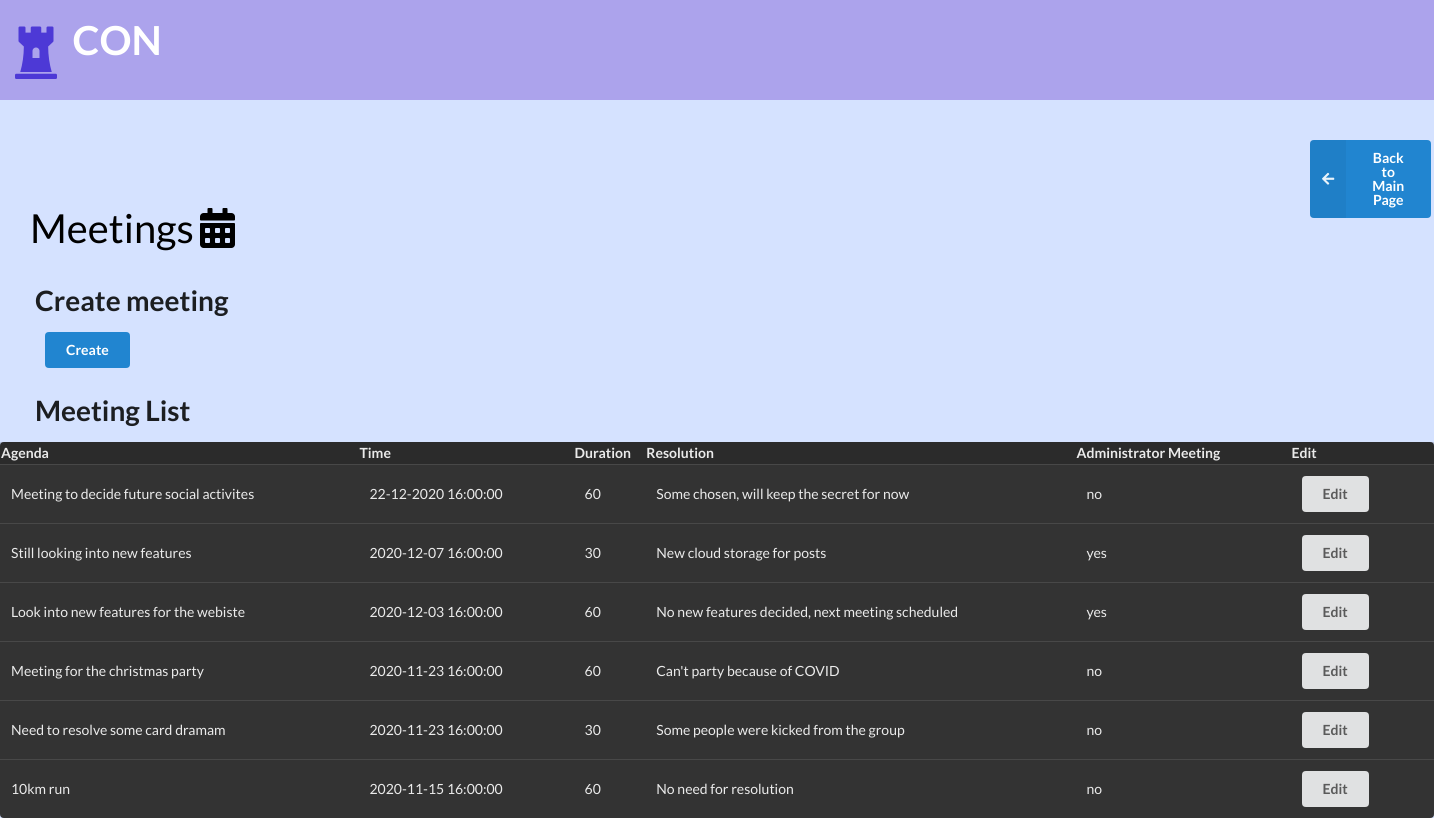
Page /lib/meeting.php (signed in) on the earlier database version.
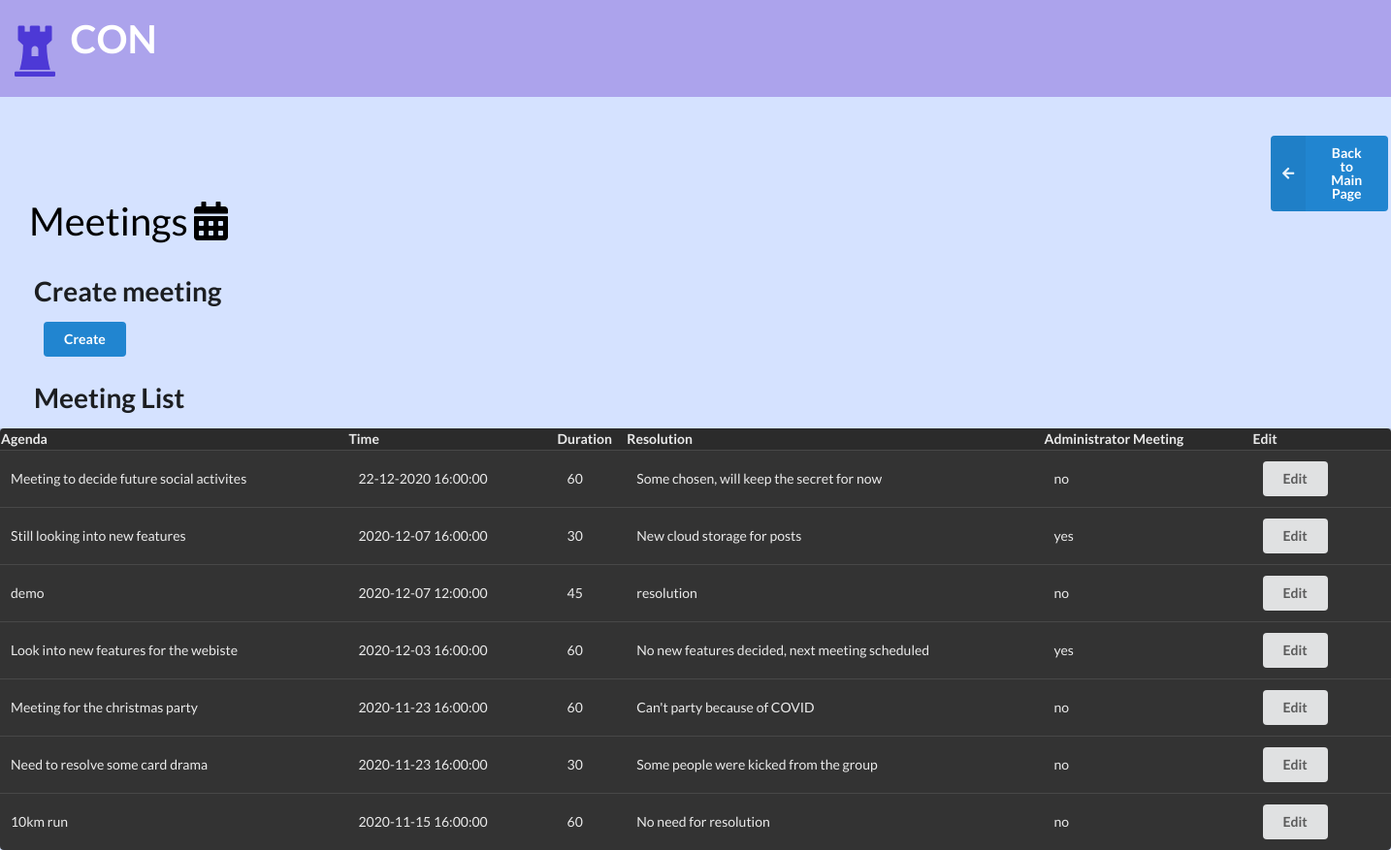
Same page on the later database version.
### tables this page shows
CREATE TABLE `meeting` (
                           `meetingID` int NOT NULL AUTO_INCREMENT,
                           `condoAssociationID` int DEFAULT NULL,
                           `administratorMeeting` tinyint(1) DEFAULT NULL,
                           `agenda` text,
                           `time` text NOT NULL,
                           `minutes` int DEFAULT NULL,
                           `resolution` text,
                           `creator` int DEFAULT NULL,
                           PRIMARY KEY (`meetingID`),
                           KEY `creator` (`creator`),
                           CONSTRAINT `meeting_ibfk_1` FOREIGN KEY (`creator`) REFERENCES `Users` (`userID`)
);

### lib/meeting.php (the view, shortened to what this page needs)
<?php
include('config.php');
?>
<!DOCTYPE html>
<html lang="en">
<head>
    <link rel="stylesheet" href="https://cdnjs.cloudflare.com/ajax/libs/semantic-ui/2.4.1/semantic.min.css">
</head>
<body style="background-color: #d5e2ff;">
<div style = "background-color:#aca3ec; height:100px; color:#4D39D6; padding:3px;"><b><br><i class="huge chess rook icon"></i></b><b align="middle" style="margin-bottom:10px; color:white; font-size:40px;">CON</b></div>
    <br><br>
<div align="right">
    <button style="margin-left:1310px" class="ui blue left labeled icon button" type="submit" name="back" onclick="window.location.href='welcome.php';">
        <i class="left arrow icon"></i>
        Back to Main Page
    </button>
</div>
<div>
    <a style="margin:30px; font-size: 40px; color:black;" class="item">
        Meetings<i class="calendar alternate icon"></i>
    </a>
</div>
    <h1 style="margin-left:35px;" >Create meeting</h1>
    <form action="meeting_function.php" method="post">
        <input style="margin-left:45px;" class="ui blue button" type="submit" value="Create" name="meetingButton" >
    </form>
    <h1 style="margin-left:35px;">Meeting List</h1>
    <table class="ui inverted table" style="width:100%">
        <col style="width:25%">
        <col style="width:15%">
        <col style="width:5%">
        <col style="width:30%">
        <col style="width:15%">
        <col style="width:10%">
        <tr>
            <th>Agenda</th>
            <th>Time</th>
            <th>Duration</th>
            <th>Resolution</th>
            <th>Administrator Meeting</th>
            <th>Edit</th>
        </tr>
        <?php
        $sql = "SELECT * FROM meeting ORDER BY time DESC";
        $row = mysqli_query($db, $sql);
        while($result = mysqli_fetch_array($row)){
            echo "<td>" . $result['agenda'] . "</td>";
            echo "<td>" . $result['time'] . "</td>";
            echo "<td>" . $result['minutes'] . "</td>";
            echo "<td>" . $result['resolution'] . "</td>";
            $admin = $result['administratorMeeting'] ? "yes" : "no";
            echo "<td>" . $admin . "</td>";
            $sql = "SELECT name FROM Users, meeting WHERE (meetingID=". $result['meetingID'] ." AND userID=". $_SESSION['ID'] ." AND creator=userID)";
            $x = mysqli_query($db,$sql);
            $temp = mysqli_num_rows($x);
            if($temp == 1 or $_SESSION['admin']){
                echo '<form action="meeting_function.php" method="post">';
                echo "<td><input class='ui button' type='submit' value='Edit' name='meetingButton'></td>";
                echo "</form>";
            }
            else{
                echo "<td>Not the creator</td>";
            }
        }
        ?>
    </table>
</body>
</html>

Differences in the rows shown:
added meeting: agenda "demo", time "2020-12-07 12:00:00", minutes "45", resolution "resolution", administratorMeeting "no"
changed meeting "Some people were kicked from the group": agenda "Need to resolve some card dramam" → "Need to resolve some card drama"
